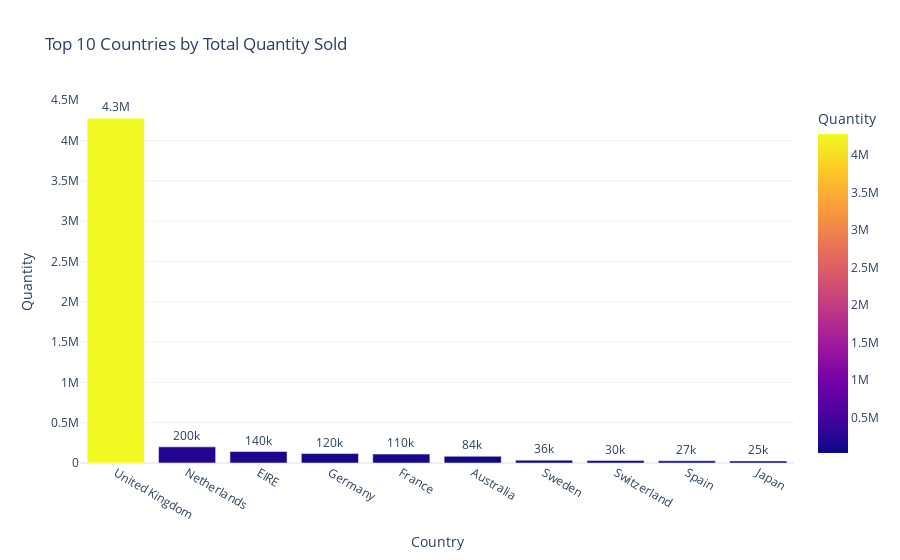

Notebook source saved alongside this figure:
### Markdown cell above
<h3>Figure 1: Geographic Distribution of Transactions</h3>

- **Analysis:** The scatter plot illustrates the frequency of transactions across different geographical regions. A significant observation is the overwhelming dominance of the United Kingdom in the dataset, which accounts for the vast majority of transactions. Other notable markets include Germany, France, and EIRE (Ireland).

- **Business Insight:** This concentration suggests that the baseline churn model will be heavily influenced by UK consumer behavior. For international markets with fewer data points (the smaller bubbles), the business should consider localized retention strategies. Identifying these core markets is the first step in understanding where customer "attrition" (churn) would have the highest financial impact.

### Code cell
# Calculating Top 10 countries by Total Quantity
top_10_qty = df.groupby("Country")["Quantity"].sum().sort_values(ascending=False).head(10).reset_index()

# Plotting
fig_qty = px.bar(top_10_qty, 
                 x="Country", 
                 y="Quantity", 
                 color="Quantity",
                 title="Top 10 Countries by Total Quantity Sold",
                 text_auto='.2s',
                 template="plotly_white")

fig_qty.update_traces(textfont_size=12, textangle=0, textposition="outside", cliponaxis=False)
fig_qty.show()

### Figure 1 — Plotly figure (JSON) as saved in the notebook; plotly's stock layout.template omitted (floating-point values rounded to 4 significant figures)
{"data": [{"cliponaxis": false, "hovertemplate": "Country=%{x}<br>Quantity=%{marker.color}<extra></extra>", "legendgroup": "", "marker": {"color": [4277438, 200128, 142637, 117448, 110480, 83653, 35637, 30325, 26824, 25218], "coloraxis": "coloraxis", "pattern": {"shape": ""}}, "name": "", "orientation": "v", "showlegend": false, "textangle": 0, "textfont": {"size": 12}, "textposition": "outside", "texttemplate": "%{y:.2s}", "type": "bar", "x": ["United Kingdom", "Netherlands", "EIRE", "Germany", "France", "Australia", "Sweden", "Switzerland", "Spain", "Japan"], "xaxis": "x", "y": [4277438, 200128, 142637, 117448, 110480, 83653, 35637, 30325, 26824, 25218], "yaxis": "y"}], "layout": {"barmode": "relative", "coloraxis": {"colorbar": {"title": {"text": "Quantity"}}, "colorscale": [[0, "#0d0887"], [0.1111, "#46039f"], [0.2222, "#7201a8"], [0.3333, "#9c179e"], [0.4444, "#bd3786"], [0.5556, "#d8576b"], [0.6667, "#ed7953"], [0.7778, "#fb9f3a"], [0.8889, "#fdca26"], [1, "#f0f921"]]}, "legend": {"tracegroupgap": 0}, "title": {"text": "Top 10 Countries by Total Quantity Sold"}, "xaxis": {"anchor": "y", "domain": [0, 1], "title": {"text": "Country"}}, "yaxis": {"anchor": "x", "domain": [0, 1], "title": {"text": "Quantity"}}}}
